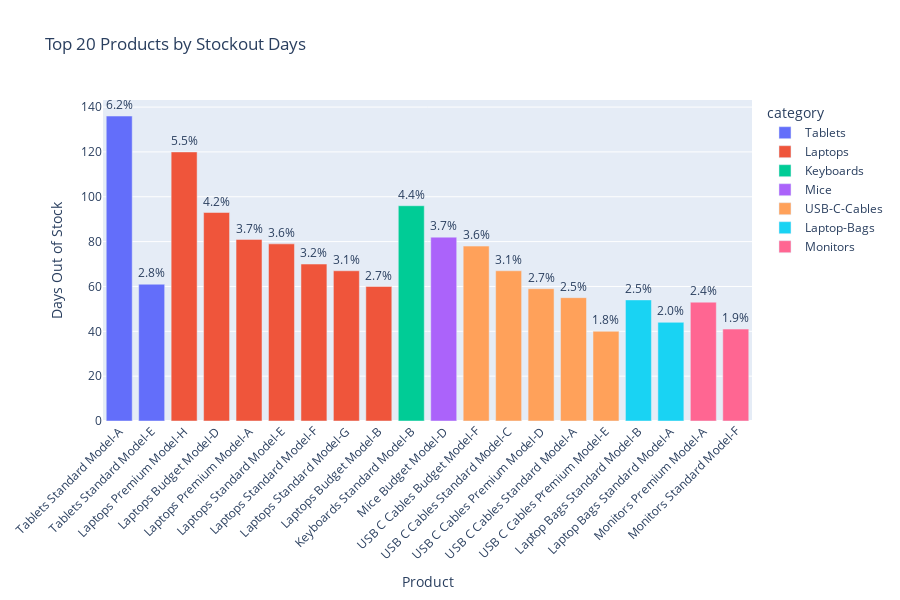

The code cell stored with this chart in its notebook:
### Code cell
# %% [markdown]
# # 5. Stockout Analysis
# 
# **CRITICAL**: Where is the baseline system failing?

# %% Stockouts by product
stockout_analysis = db.query("""
    SELECT 
        i.product_id,
        p.name,
        p.category,
        COUNT(*) as total_days,
        SUM(CASE WHEN i.stockout = 1 THEN 1 ELSE 0 END) as stockout_days,
        SUM(CASE WHEN i.stockout = 1 THEN 1 ELSE 0 END) * 100.0 / COUNT(*) as stockout_pct,
        AVG(i.units_on_hand) as avg_inventory,
        p.unit_price * p.base_demand_daily as daily_revenue_potential
    FROM inventory_snapshots i
    JOIN products p ON i.product_id = p.product_id
    GROUP BY i.product_id, p.name, p.category, p.unit_price, p.base_demand_daily
    HAVING stockout_pct > 0
    ORDER BY stockout_days DESC
    LIMIT 20
""")

fig = px.bar(
    stockout_analysis,
    x='name',
    y='stockout_days',
    color='category',
    title='Top 20 Products by Stockout Days',
    labels={'stockout_days': 'Days Out of Stock', 'name': 'Product'},
    text='stockout_pct'
)

fig.update_traces(texttemplate='%{text:.1f}%', textposition='outside')
fig.update_layout(xaxis_tickangle=-45, height=600)
fig.show()

print("\n⚠️  Worst Stockout Products:")
print(stockout_analysis[['product_id', 'name', 'stockout_days', 'stockout_pct']].head(10).to_string(index=False))

# Calculate lost revenue
stockout_analysis['estimated_lost_revenue'] = (
    stockout_analysis['stockout_days'] * 
    stockout_analysis['daily_revenue_potential']
)

total_lost = stockout_analysis['estimated_lost_revenue'].sum()
print(f"\n💰 Estimated Lost Revenue from Stockouts: ${total_lost:,.2f}")



# %% Stockouts by warehouse
warehouse_stockouts = db.query("""
    SELECT 
        i.warehouse_id,
        COUNT(*) as total_snapshots,
        SUM(CASE WHEN i.stockout = 1 THEN 1 ELSE 0 END) as stockout_count,
        SUM(CASE WHEN i.stockout = 1 THEN 1 ELSE 0 END) * 100.0 / COUNT(*) as stockout_pct
    FROM inventory_snapshots i
    GROUP BY i.warehouse_id
    ORDER BY stockout_pct DESC
""")

print("\n🏭 Stockouts by Warehouse:")
print(warehouse_stockouts.to_string(index=False))

### Figure 1 — Plotly figure (JSON) as saved in the notebook; plotly's stock layout.template omitted (floating-point values rounded to 4 significant figures)
{"data": [{"alignmentgroup": "True", "hovertemplate": "category=Tablets<br>Product=%{x}<br>Days Out of Stock=%{y}<br>stockout_pct=%{text}<extra></extra>", "legendgroup": "Tablets", "marker": {"color": "#636efa", "pattern": {"shape": ""}}, "name": "Tablets", "offsetgroup": "Tablets", "orientation": "v", "showlegend": true, "text": [6.202, 2.782], "textposition": "outside", "texttemplate": "%{text:.1f}%", "type": "bar", "x": ["Tablets Standard Model-A", "Tablets Standard Model-E"], "xaxis": "x", "y": [136, 61], "yaxis": "y"}, {"alignmentgroup": "True", "hovertemplate": "category=Laptops<br>Product=%{x}<br>Days Out of Stock=%{y}<br>stockout_pct=%{text}<extra></extra>", "legendgroup": "Laptops", "marker": {"color": "#EF553B", "pattern": {"shape": ""}}, "name": "Laptops", "offsetgroup": "Laptops", "orientation": "v", "showlegend": true, "text": [5.472, 4.241, 3.694, 3.602, 3.192, 3.055, 2.736], "textposition": "outside", "texttemplate": "%{text:.1f}%", "type": "bar", "x": ["Laptops Premium Model-H", "Laptops Budget Model-D", "Laptops Premium Model-A", "Laptops Standard Model-E", "Laptops Standard Model-F", "Laptops Standard Model-G", "Laptops Budget Model-B"], "xaxis": "x", "y": [120, 93, 81, 79, 70, 67, 60], "yaxis": "y"}, {"alignmentgroup": "True", "hovertemplate": "category=Keyboards<br>Product=%{x}<br>Days Out of Stock=%{y}<br>stockout_pct=%{text}<extra></extra>", "legendgroup": "Keyboards", "marker": {"color": "#00cc96", "pattern": {"shape": ""}}, "name": "Keyboards", "offsetgroup": "Keyboards", "orientation": "v", "showlegend": true, "text": [4.378], "textposition": "outside", "texttemplate": "%{text:.1f}%", "type": "bar", "x": ["Keyboards Standard Model-B"], "xaxis": "x", "y": [96], "yaxis": "y"}, {"alignmentgroup": "True", "hovertemplate": "category=Mice<br>Product=%{x}<br>Days Out of Stock=%{y}<br>stockout_pct=%{text}<extra></extra>", "legendgroup": "Mice", "marker": {"color": "#ab63fa", "pattern": {"shape": ""}}, "name": "Mice", "offsetgroup": "Mice", "orientation": "v", "showlegend": true, "text": [3.739], "textposition": "outside", "texttemplate": "%{text:.1f}%", "type": "bar", "x": ["Mice Budget Model-D"], "xaxis": "x", "y": [82], "yaxis": "y"}, {"alignmentgroup": "True", "hovertemplate": "category=USB-C-Cables<br>Product=%{x}<br>Days Out of Stock=%{y}<br>stockout_pct=%{text}<extra></extra>", "legendgroup": "USB-C-Cables", "marker": {"color": "#FFA15A", "pattern": {"shape": ""}}, "name": "USB-C-Cables", "offsetgroup": "USB-C-Cables", "orientation": "v", "showlegend": true, "text": [3.557, 3.055, 2.69, 2.508, 1.824], "textposition": "outside", "texttemplate": "%{text:.1f}%", "type": "bar", "x": ["USB C Cables Budget Model-F", "USB C Cables Standard Model-C", "USB C Cables Premium Model-D", "USB C Cables Standard Model-A", "USB C Cables Premium Model-E"], "xaxis": "x", "y": [78, 67, 59, 55, 40], "yaxis": "y"}, {"alignmentgroup": "True", "hovertemplate": "category=Laptop-Bags<br>Product=%{x}<br>Days Out of Stock=%{y}<br>stockout_pct=%{text}<extra></extra>", "legendgroup": "Laptop-Bags", "marker": {"color": "#19d3f3", "pattern": {"shape": ""}}, "name": "Laptop-Bags", "offsetgroup": "Laptop-Bags", "orientation": "v", "showlegend": true, "text": [2.462, 2.006], "textposition": "outside", "texttemplate": "%{text:.1f}%", "type": "bar", "x": ["Laptop Bags Standard Model-B", "Laptop Bags Standard Model-A"], "xaxis": "x", "y": [54, 44], "yaxis": "y"}, {"alignmentgroup": "True", "hovertemplate": "category=Monitors<br>Product=%{x}<br>Days Out of Stock=%{y}<br>stockout_pct=%{text}<extra></extra>", "legendgroup": "Monitors", "marker": {"color": "#FF6692", "pattern": {"shape": ""}}, "name": "Monitors", "offsetgroup": "Monitors", "orientation": "v", "showlegend": true, "text": [2.417, 1.87], "textposition": "outside", "texttemplate": "%{text:.1f}%", "type": "bar", "x": ["Monitors Premium Model-A", "Monitors Standard Model-F"], "xaxis": "x", "y": [53, 41], "yaxis": "y"}], "layout": {"barmode": "relative", "height": 600, "legend": {"title": {"text": "category"}, "tracegroupgap": 0}, "title": {"text": "Top 20 Products by Stockout Days"}, "xaxis": {"anchor": "y", "domain": [0, 1], "tickangle": -45, "title": {"text": "Product"}}, "yaxis": {"anchor": "x", "domain": [0, 1], "title": {"text": "Days Out of Stock"}}}}
